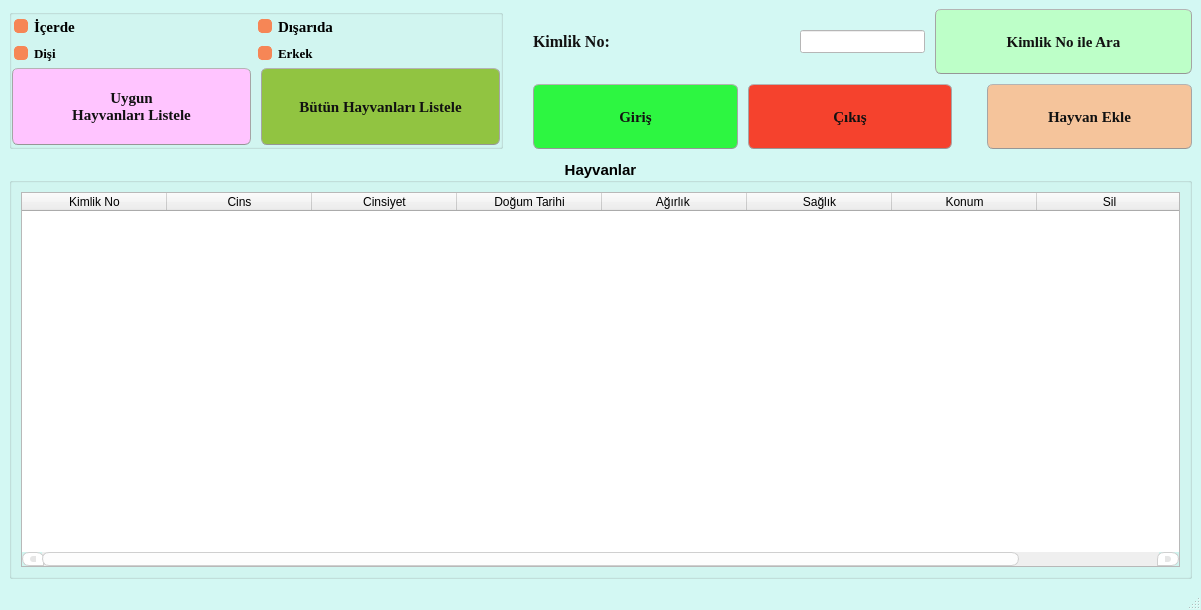
<?xml version="1.0" encoding="UTF-8"?>
<ui version="4.0">
 <class>Anasayfa_MainWindow</class>
 <widget class="QMainWindow" name="Anasayfa_MainWindow">
  <property name="geometry">
   <rect>
    <x>0</x>
    <y>0</y>
    <width>1201</width>
    <height>610</height>
   </rect>
  </property>
  <property name="minimumSize">
   <size>
    <width>0</width>
    <height>25</height>
   </size>
  </property>
  <property name="windowTitle">
   <string>Çiftlik Takip Programı</string>
  </property>
  <property name="styleSheet">
   <string notr="true">/*
Ubuntu Style Sheet for QT Applications
Author: Jaime A. Quiroga P.
Company: GTRONICK
Last updated: 01/10/2021 (dd/mm/yyyy), 15:18.
Available at: https://github.com/GTRONICK/QSS/blob/master/Ubuntu.qss
*/
QMainWindow {
	background-color:rgb(211, 248, 243);
}
QCheckBox {
	padding:2px;
}
QCheckBox:hover {
	border:1px solid rgb(255,150,60);
	border-radius:4px;
	padding: 1px;
	background-color:qlineargradient(spread:pad, x1:0.5, y1:1, x2:0.5, y2:0, stop:0 rgba(190, 90, 50, 50), stop:1 rgba(250, 130, 40, 50));
}
QCheckBox::indicator:checked {
	border:1px solid rgb(246, 134, 86);
	border-radius:4px;
  	background-color:rgb(246, 134, 86)
}
QCheckBox::indicator:unchecked {
	border-width:1px solid rgb(246, 134, 86);
	border-radius:4px;
  	background-color:rgb(255,255,255);
}
QColorDialog {
	background-color:#f0f0f0;
}
QComboBox {
	color:rgb(81,72,65);
	background: #ffffff;
}
QComboBox:editable {
	selection-color:rgb(81,72,65);
	selection-background-color: #ffffff;
}
QComboBox QAbstractItemView {
	selection-color: #ffffff;
	selection-background-color: rgb(246, 134, 86);
}
QComboBox:!editable:on, QComboBox::drop-down:editable:on {
	color:  #1e1d23;	
}
QDateTimeEdit, QDateEdit, QDoubleSpinBox, QFontComboBox {
	color:rgb(81,72,65);
	background-color: #ffffff;
}

QDialog {
	background-color:#f0f0f0;
}

QLabel,QLineEdit {
	color:rgb(17,17,17);
}
QLineEdit {
	background-color:rgb(255,255,255);
	selection-background-color:rgb(236,116,64);
}
QMenuBar {
	color:rgb(223,219,210);
	background-color:rgb(65,64,59);
}
QMenuBar::item {
	padding-top:4px;
	padding-left:4px;
	padding-right:4px;
	color:rgb(223,219,210);
	background-color:rgb(65,64,59);
}
QMenuBar::item:selected {
	color:rgb(255,255,255);
	padding-top:2px;
	padding-left:2px;
	padding-right:2px;
	border-top-width:2px;
	border-left-width:2px;
	border-right-width:2px;
	border-top-right-radius:4px;
	border-top-left-radius:4px;
	border-style:solid;
	background-color:rgb(65,64,59);
	border-top-color: rgb(47,47,44);
	border-right-color: qlineargradient(spread:pad, x1:0, y1:1, x2:1, y2:0, stop:0 rgba(90, 87, 78, 255), stop:1 rgba(47,47,44, 255));
	border-left-color:  qlineargradient(spread:pad, x1:1, y1:0, x2:0, y2:0, stop:0 rgba(90, 87, 78, 255), stop:1 rgba(47,47,44, 255));
}
QMenu {
	color:rgb(223,219,210);
	background-color:rgb(65,64,59);
}
QMenu::item {
	color:rgb(223,219,210);
	padding:4px 10px 4px 20px;
}
QMenu::item:selected {
	color:rgb(255,255,255);
	background-color: qlineargradient(spread:pad, x1:0.5, y1:1, x2:0.5, y2:0, stop:0 rgba(225, 108, 54, 255), stop:1 rgba(246, 134, 86, 255));
	border-style:solid;
	border-width:3px;
	padding:4px 7px 4px 17px;
	border-bottom-color:qlineargradient(spread:pad, x1:0.5, y1:1, x2:0.5, y2:0, stop:0 rgba(175,85,48,255), stop:1 rgba(236,114,67, 255));
	border-top-color:qlineargradient(spread:pad, x1:0.5, y1:1, x2:0.5, y2:0, stop:0 rgba(253,156,113,255), stop:1 rgba(205,90,46, 255));
	border-right-color:qlineargradient(spread:pad, x1:0, y1:0.5, x2:1, y2:0.5, stop:0 rgba(253,156,113,255), stop:1 rgba(205,90,46, 255));
	border-left-color:qlineargradient(spread:pad, x1:1, y1:0.5, x2:0, y2:0.5, stop:0 rgba(253,156,113,255), stop:1 rgba(205,90,46, 255));
}
QPlainTextEdit {
	border: 1px solid transparent;
	color:rgb(17,17,17);
	selection-background-color:rgb(236,116,64);
    background-color: #FFFFFF;
}
QProgressBar {
	text-align: center;
	color: rgb(0, 0, 0);
	border: 1px inset rgb(150,150,150); 
	border-radius: 10px;
	background-color:rgb(221,221,219);
}
QProgressBar::chunk:horizontal {
	background-color: qlineargradient(spread:pad, x1:0.5, y1:1, x2:0.5, y2:0, stop:0 rgba(225, 108, 54, 255), stop:1 rgba(246, 134, 86, 255));
	border:1px solid;
	border-radius:8px;
	border-bottom-color:qlineargradient(spread:pad, x1:0.5, y1:1, x2:0.5, y2:0, stop:0 rgba(175,85,48,255), stop:1 rgba(236,114,67, 255));
	border-top-color:qlineargradient(spread:pad, x1:0.5, y1:1, x2:0.5, y2:0, stop:0 rgba(253,156,113,255), stop:1 rgba(205,90,46, 255));
	border-right-color:qlineargradient(spread:pad, x1:0, y1:0.5, x2:1, y2:0.5, stop:0 rgba(253,156,113,255), stop:1 rgba(205,90,46, 255));
	border-left-color:qlineargradient(spread:pad, x1:1, y1:0.5, x2:0, y2:0.5, stop:0 rgba(253,156,113,255), stop:1 rgba(205,90,46, 255));
}
QPushButton{
	background-color:rgb(65,64,59);
	color:rgb(17,17,17);
	border-width: 1px;
	border-radius: 6px;
	border-bottom-color: rgb(150,150,150);
	border-right-color: rgb(165,165,165);
	border-left-color: rgb(165,165,165);
	border-top-color: rgb(180,180,180);
	border-style: solid;
	padding: 4px;
	background-color: qlineargradient(spread:pad, x1:0.5, y1:1, x2:0.5, y2:0, stop:0 rgba(220, 220, 220, 255), stop:1 rgba(255, 255, 255, 255));
}
QPushButton:hover{
	color:rgb(17,17,17);
	border-width: 1px;
	border-radius:6px;
	border-top-color: rgb(255,150,60);
	border-right-color: qlineargradient(spread:pad, x1:0, y1:1, x2:1, y2:0, stop:0 rgba(200, 70, 20, 255), stop:1 rgba(255,150,60, 255));
	border-left-color:  qlineargradient(spread:pad, x1:1, y1:0, x2:0, y2:0, stop:0 rgba(200, 70, 20, 255), stop:1 rgba(255,150,60, 255));
	border-bottom-color: rgb(200,70,20);
	border-style: solid;
	padding: 2px;
	background-color: qlineargradient(spread:pad, x1:0.5, y1:1, x2:0.5, y2:0, stop:0 rgba(220, 220, 220, 255), stop:1 rgba(255, 255, 255, 255));
}
QPushButton:default{
	color:rgb(17,17,17);
	border-width: 1px;
	border-radius:6px;
	border-top-color: rgb(255,150,60);
	border-right-color: qlineargradient(spread:pad, x1:0, y1:1, x2:1, y2:0, stop:0 rgba(200, 70, 20, 255), stop:1 rgba(255,150,60, 255));
	border-left-color:  qlineargradient(spread:pad, x1:1, y1:0, x2:0, y2:0, stop:0 rgba(200, 70, 20, 255), stop:1 rgba(255,150,60, 255));
	border-bottom-color: rgb(200,70,20);
	border-style: solid;
	padding: 2px;
	background-color: qlineargradient(spread:pad, x1:0.5, y1:1, x2:0.5, y2:0, stop:0 rgba(220, 220, 220, 255), stop:1 rgba(255, 255, 255, 255));
}
QPushButton:pressed{
	color:rgb(17,17,17);
	border-width: 1px;
	border-radius: 6px;
	border-width: 1px;
	border-top-color: rgba(255,150,60,200);
	border-right-color: qlineargradient(spread:pad, x1:0, y1:1, x2:1, y2:0, stop:0 rgba(200, 70, 20, 255), stop:1 rgba(255,150,60, 200));
	border-left-color:  qlineargradient(spread:pad, x1:1, y1:0, x2:0, y2:0, stop:0 rgba(200, 70, 20, 255), stop:1 rgba(255,150,60, 200));
	border-bottom-color: rgba(200,70,20,200);
	border-style: solid;
	padding: 2px;
	background-color: qlineargradient(spread:pad, x1:0.5, y1:0, x2:0.5, y2:1, stop:0 rgba(220, 220, 220, 255), stop:1 rgba(255, 255, 255, 255));
}
QPushButton:disabled{
	color:rgb(174,167,159);
	border-width: 1px;
	border-radius: 6px;
	background-color: qlineargradient(spread:pad, x1:0.5, y1:1, x2:0.5, y2:0, stop:0 rgba(200, 200, 200, 255), stop:1 rgba(230, 230, 230, 255));
}
QRadioButton {
	padding: 1px;
}
QRadioButton::indicator:checked {
	height: 10px;
	width: 10px;
	border-style:solid;
	border-radius:5px;
	border-width: 1px;
	border-color: rgba(246, 134, 86, 255);
	color: #a9b7c6;
	background-color:rgba(246, 134, 86, 255);
}
QRadioButton::indicator:!checked {
	height: 10px;
	width: 10px;
	border-style:solid;
	border-radius:5px;
	border-width: 1px;
	border-color: rgb(246, 134, 86);
	color: #a9b7c6;
	background-color: transparent;
}
QScrollArea {
	color: white;
	background-color:#f0f0f0;
}
QSlider::groove {
	border-style: solid;
	border-width: 1px;
	border-color: rgb(207,207,207);
}
QSlider::groove:horizontal {
	height: 5px;
	background: rgb(246, 134, 86);
}
QSlider::groove:vertical {
	width: 5px;
	background: rgb(246, 134, 86);
}
QSlider::handle:horizontal {
	background: rgb(253,253,253);
	border-style: solid;
	border-width: 1px;
	border-color: rgb(207,207,207);
	width: 12px;
	margin: -5px 0;
	border-radius: 7px;
}
QSlider::handle:vertical {
	background: rgb(253,253,253);
	border-style: solid;
	border-width: 1px;
	border-color: rgb(207,207,207);
	height: 12px;
	margin: 0 -5px;
	border-radius: 7px;
}
QSlider::add-page:horizontal, QSlider::add-page:vertical {
 	background: white;
}
QSlider::sub-page:horizontal, QSlider::sub-page:vertical {
	background: rgb(246, 134, 86);
}
QStatusBar, QSpinBox {
	color:rgb(81,72,65);
}
QSpinBox {
	background-color: #ffffff;
}
QScrollBar:horizontal {
	max-height: 20px;
	border: 1px transparent;
	margin: 0px 20px 0px 20px;
}
QScrollBar::handle:horizontal {
	background: rgb(253,253,253);
	border: 1px solid rgb(207,207,207);
	border-radius: 7px;
	min-width: 25px;
}
QScrollBar::handle:horizontal:hover {
	background: rgb(253,253,253);
	border: 1px solid rgb(255,150,60);
	border-radius: 7px;
	min-width: 25px;
}
QScrollBar::add-line:horizontal {
  	border: 1px solid rgb(207,207,207);
  	border-top-right-radius: 7px;
  	border-top-left-radius: 7px;
  	border-bottom-right-radius: 7px;
  	background: rgb(255, 255, 255);
  	width: 20px;
  	subcontrol-position: right;
  	subcontrol-origin: margin;
}
QScrollBar::add-line:horizontal:hover {
  	border: 1px solid rgb(255,150,60);
  	border-top-right-radius: 7px;
  	border-top-left-radius: 7px;
  	border-bottom-right-radius: 7px;
  	background: rgb(255, 255, 255);
  	width: 20px;
  	subcontrol-position: right;
  	subcontrol-origin: margin;
}
QScrollBar::add-line:horizontal:pressed {
  	border: 1px solid grey;
  	border-top-left-radius: 7px;
  	border-top-right-radius: 7px;
  	border-bottom-right-radius: 7px;
  	background: rgb(231,231,231);
  	width: 20px;
  	subcontrol-position: right;
  	subcontrol-origin: margin;
}
QScrollBar::sub-line:horizontal {
  	border: 1px solid rgb(207,207,207);
  	border-top-right-radius: 7px;
  	border-top-left-radius: 7px;
  	border-bottom-left-radius: 7px;
  	background: rgb(255, 255, 255);
  	width: 20px;
  	subcontrol-position: left;
  	subcontrol-origin: margin;
}
QScrollBar::sub-line:horizontal:hover {
  	border: 1px solid rgb(255,150,60);
  	border-top-right-radius: 7px;
  	border-top-left-radius: 7px;
  	border-bottom-left-radius: 7px;
  	background: rgb(255, 255, 255);
  	width: 20px;
  	subcontrol-position: left;
  	subcontrol-origin: margin;
}
QScrollBar::sub-line:horizontal:pressed {
  	border: 1px solid grey;
  	border-top-right-radius: 7px;
  	border-top-left-radius: 7px;
  	border-bottom-left-radius: 7px;
  	background: rgb(231,231,231);
  	width: 20px;
  	subcontrol-position: left;
  	subcontrol-origin: margin;
}
QScrollBar::left-arrow:horizontal {
  	border: 1px transparent grey;
  	border-top-left-radius: 3px;
  	border-bottom-left-radius: 3px;
  	width: 6px;
  	height: 6px;
  	background: rgb(230,230,230);
}
QScrollBar::right-arrow:horizontal {
	border: 1px transparent grey;
	border-top-right-radius: 3px;
	border-bottom-right-radius: 3px;
  	width: 6px;
  	height: 6px;
 	background: rgb(230,230,230);
}
QScrollBar::add-page:horizontal, QScrollBar::sub-page:horizontal {
 	background: none;
} 
QScrollBar:vertical {
	max-width: 20px;
	border: 1px transparent grey;
	margin: 20px 0px 20px 0px;
}
QScrollBar::add-line:vertical {
	border: 1px solid;
	border-color: rgb(207,207,207);
	border-bottom-right-radius: 7px;
	border-bottom-left-radius: 7px;
	border-top-left-radius: 7px;
	background: rgb(255, 255, 255);
  	height: 20px;
  	subcontrol-position: bottom;
  	subcontrol-origin: margin;
}
QScrollBar::add-line:vertical:hover {
  	border: 1px solid;
  	border-color: rgb(255,150,60);
  	border-bottom-right-radius: 7px;
  	border-bottom-left-radius: 7px;
  	border-top-left-radius: 7px;
  	background: rgb(255, 255, 255);
  	height: 20px;
  	subcontrol-position: bottom;
  	subcontrol-origin: margin;
}
QScrollBar::add-line:vertical:pressed {
  	border: 1px solid grey;
  	border-bottom-left-radius: 7px;
  	border-bottom-right-radius: 7px;
  	border-top-left-radius: 7px;
  	background: rgb(231,231,231);
  	height: 20px;
  	subcontrol-position: bottom;
  	subcontrol-origin: margin;
}
QScrollBar::sub-line:vertical {
  	border: 1px solid rgb(207,207,207);
  	border-top-right-radius: 7px;
  	border-top-left-radius: 7px;
  	border-bottom-left-radius: 7px;
  	background: rgb(255, 255, 255);
  	height: 20px;
  	subcontrol-position: top;
  	subcontrol-origin: margin;
}
QScrollBar::sub-line:vertical:hover {
  	border: 1px solid rgb(255,150,60);
  	border-top-right-radius: 7px;
  	border-top-left-radius: 7px;
  	border-bottom-left-radius: 7px;
	background: rgb(255, 255, 255);
  	height: 20px;
  	subcontrol-position: top;
  	subcontrol-origin: margin;
}
QScrollBar::sub-line:vertical:pressed {
  	border: 1px solid grey;
  	border-top-left-radius: 7px;
  	border-top-right-radius: 7px;
  	background: rgb(231,231,231);
 	height: 20px;
  	subcontrol-position: top;
  	subcontrol-origin: margin;
}
QScrollBar::handle:vertical {
	background: rgb(253,253,253);
	border: 1px solid rgb(207,207,207);
	border-radius: 7px;
	min-height: 25px;
}
QScrollBar::handle:vertical:hover {
	background: rgb(253,253,253);
	border: 1px solid rgb(255,150,60);
	border-radius: 7px;
	min-height: 25px;
}
QScrollBar::up-arrow:vertical {
	border: 1px transparent grey;
  	border-top-left-radius: 3px;
	border-top-right-radius: 3px;
  	width: 6px;
  	height: 6px;
  	background: rgb(230,230,230);
}
QScrollBar::down-arrow:vertical {
  	border: 1px transparent grey;
  	border-bottom-left-radius: 3px;
  	border-bottom-right-radius: 3px;
  	width: 6px;
  	height: 6px;
  	background: rgb(230,230,230);
}
QScrollBar::add-page:vertical, QScrollBar::sub-page:vertical {
  	background: none;
}
QTabWidget {
	color:rgb(0,0,0);
	background-color:rgb(247,246,246);
}
QTabWidget::pane {
	border-color: rgb(180,180,180);
	background-color:rgb(247,246,246);
	border-style: solid;
	border-width: 1px;
  	border-radius: 6px;
}
QTabBar::tab {
	padding-left:4px;
	padding-right:4px;
	padding-bottom:2px;
	padding-top:2px;
	color:rgb(81,72,65);
  	background-color: qlineargradient(spread:pad, x1:0.5, y1:1, x2:0.5, y2:0, stop:0 rgba(221,218,217,255), stop:1 rgba(240,239,238,255));
	border-style: solid;
	border-width: 1px;
  	border-top-right-radius:4px;
	border-top-left-radius:4px;
	border-top-color: rgb(180,180,180);
	border-left-color: rgb(180,180,180);
	border-right-color: rgb(180,180,180);
	border-bottom-color: transparent;
}
QTabBar::tab:selected, QTabBar::tab:last:selected, QTabBar::tab:hover {
  	background-color:rgb(247,246,246);
  	margin-left: 0px;
  	margin-right: 1px;
}
QTabBar::tab:!selected {
	margin-top: 1px;
	margin-right: 1px;
}
QTextEdit {
	border-width: 1px;
	border-style: solid;
	border-color:transparent;
	color:rgb(17,17,17);
	selection-background-color:rgb(236,116,64);
}
QTimeEdit, QToolBox, QToolBox::tab, QToolBox::tab:selected {
	color:rgb(81,72,65);
	background-color: #ffffff;
}</string>
  </property>
  <widget class="QWidget" name="centralwidget">
   <layout class="QGridLayout" name="gridLayout_3">
    <item row="0" column="0">
     <layout class="QVBoxLayout" name="verticalLayout_6" stretch="1,3">
      <property name="spacing">
       <number>10</number>
      </property>
      <item>
       <layout class="QHBoxLayout" name="horizontalLayout_7" stretch="3,0,4">
        <item>
         <layout class="QVBoxLayout" name="verticalLayout_2">
          <item>
           <widget class="QGroupBox" name="groupBox">
            <property name="font">
             <font>
              <pointsize>9</pointsize>
             </font>
            </property>
            <property name="styleSheet">
             <string notr="true"/>
            </property>
            <property name="title">
             <string/>
            </property>
            <layout class="QGridLayout" name="gridLayout">
             <property name="leftMargin">
              <number>0</number>
             </property>
             <property name="topMargin">
              <number>0</number>
             </property>
             <property name="rightMargin">
              <number>0</number>
             </property>
             <property name="bottomMargin">
              <number>1</number>
             </property>
             <property name="horizontalSpacing">
              <number>0</number>
             </property>
             <property name="verticalSpacing">
              <number>5</number>
             </property>
             <item row="2" column="0">
              <layout class="QHBoxLayout" name="horizontalLayout">
               <item>
                <widget class="QPushButton" name="uygunHayvanListele_pushButton">
                 <property name="sizePolicy">
                  <sizepolicy hsizetype="Minimum" vsizetype="Expanding">
                   <horstretch>0</horstretch>
                   <verstretch>0</verstretch>
                  </sizepolicy>
                 </property>
                 <property name="font">
                  <font>
                   <family>Times New Roman</family>
                   <pointsize>11</pointsize>
                   <weight>75</weight>
                   <bold>true</bold>
                  </font>
                 </property>
                 <property name="styleSheet">
                  <string notr="true">background-color:rgb(255, 196, 255)</string>
                 </property>
                 <property name="text">
                  <string>Uygun 
Hayvanları Listele</string>
                 </property>
                </widget>
               </item>
               <item>
                <spacer name="horizontalSpacer">
                 <property name="orientation">
                  <enum>Qt::Horizontal</enum>
                 </property>
                 <property name="sizeType">
                  <enum>QSizePolicy::Fixed</enum>
                 </property>
                 <property name="sizeHint" stdset="0">
                  <size>
                   <width>10</width>
                   <height>20</height>
                  </size>
                 </property>
                </spacer>
               </item>
               <item>
                <widget class="QPushButton" name="butunHayvanlariListele_pushButton">
                 <property name="sizePolicy">
                  <sizepolicy hsizetype="Minimum" vsizetype="Expanding">
                   <horstretch>0</horstretch>
                   <verstretch>0</verstretch>
                  </sizepolicy>
                 </property>
                 <property name="font">
                  <font>
                   <family>Times New Roman</family>
                   <pointsize>11</pointsize>
                   <weight>75</weight>
                   <bold>true</bold>
                  </font>
                 </property>
                 <property name="styleSheet">
                  <string notr="true">background-color:rgb(145, 196, 65)</string>
                 </property>
                 <property name="text">
                  <string>Bütün Hayvanları Listele</string>
                 </property>
                </widget>
               </item>
              </layout>
             </item>
             <item row="0" column="0">
              <layout class="QHBoxLayout" name="horizontalLayout_8">
               <item>
                <widget class="QCheckBox" name="icerde_checkBox">
                 <property name="font">
                  <font>
                   <family>Times New Roman</family>
                   <pointsize>11</pointsize>
                   <weight>75</weight>
                   <bold>true</bold>
                  </font>
                 </property>
                 <property name="text">
                  <string>İçerde</string>
                 </property>
                 <property name="checked">
                  <bool>true</bool>
                 </property>
                </widget>
               </item>
               <item>
                <widget class="QCheckBox" name="disarida_checkBox">
                 <property name="font">
                  <font>
                   <family>Times New Roman</family>
                   <pointsize>11</pointsize>
                   <weight>75</weight>
                   <bold>true</bold>
                  </font>
                 </property>
                 <property name="text">
                  <string>Dışarıda</string>
                 </property>
                 <property name="checked">
                  <bool>true</bool>
                 </property>
                </widget>
               </item>
              </layout>
             </item>
             <item row="1" column="0">
              <layout class="QHBoxLayout" name="horizontalLayout_9">
               <item>
                <widget class="QCheckBox" name="disi_checkBox">
                 <property name="font">
                  <font>
                   <family>Times New Roman</family>
                   <pointsize>10</pointsize>
                   <weight>75</weight>
                   <bold>true</bold>
                  </font>
                 </property>
                 <property name="text">
                  <string>Dişi</string>
                 </property>
                 <property name="checked">
                  <bool>true</bool>
                 </property>
                </widget>
               </item>
               <item>
                <widget class="QCheckBox" name="erkek_checkBox">
                 <property name="font">
                  <font>
                   <family>Times New Roman</family>
                   <pointsize>10</pointsize>
                   <weight>75</weight>
                   <bold>true</bold>
                  </font>
                 </property>
                 <property name="text">
                  <string>Erkek</string>
                 </property>
                 <property name="checked">
                  <bool>true</bool>
                 </property>
                </widget>
               </item>
              </layout>
             </item>
            </layout>
           </widget>
          </item>
         </layout>
        </item>
        <item>
         <spacer name="horizontalSpacer_2">
          <property name="orientation">
           <enum>Qt::Horizontal</enum>
          </property>
          <property name="sizeType">
           <enum>QSizePolicy::Fixed</enum>
          </property>
          <property name="sizeHint" stdset="0">
           <size>
            <width>20</width>
            <height>20</height>
           </size>
          </property>
         </spacer>
        </item>
        <item>
         <layout class="QVBoxLayout" name="verticalLayout_4">
          <item>
           <layout class="QHBoxLayout" name="horizontalLayout_5">
            <item>
             <layout class="QVBoxLayout" name="verticalLayout_3">
              <item>
               <layout class="QHBoxLayout" name="horizontalLayout_3">
                <item>
                 <widget class="QLabel" name="label_5">
                  <property name="font">
                   <font>
                    <family>Times New Roman</family>
                    <pointsize>12</pointsize>
                    <weight>75</weight>
                    <bold>true</bold>
                   </font>
                  </property>
                  <property name="text">
                   <string>Kimlik No:</string>
                  </property>
                 </widget>
                </item>
                <item>
                 <widget class="QLineEdit" name="kimlikNo_lineEdit">
                  <property name="sizePolicy">
                   <sizepolicy hsizetype="Fixed" vsizetype="Fixed">
                    <horstretch>0</horstretch>
                    <verstretch>0</verstretch>
                   </sizepolicy>
                  </property>
                  <property name="font">
                   <font>
                    <family>Times New Roman</family>
                    <pointsize>10</pointsize>
                    <weight>75</weight>
                    <bold>true</bold>
                   </font>
                  </property>
                  <property name="inputMethodHints">
                   <set>Qt::ImhNone</set>
                  </property>
                  <property name="inputMask">
                   <string notr="true"/>
                  </property>
                 </widget>
                </item>
                <item>
                 <widget class="QPushButton" name="kimlikNoAra_pushButton">
                  <property name="sizePolicy">
                   <sizepolicy hsizetype="Minimum" vsizetype="Expanding">
                    <horstretch>0</horstretch>
                    <verstretch>0</verstretch>
                   </sizepolicy>
                  </property>
                  <property name="font">
                   <font>
                    <family>Times New Roman</family>
                    <pointsize>11</pointsize>
                    <weight>75</weight>
                    <bold>true</bold>
                   </font>
                  </property>
                  <property name="styleSheet">
                   <string notr="true">background-color:rgb(189, 255, 200)</string>
                  </property>
                  <property name="text">
                   <string>Kimlik No ile Ara</string>
                  </property>
                 </widget>
                </item>
               </layout>
              </item>
             </layout>
            </item>
           </layout>
          </item>
          <item>
           <layout class="QHBoxLayout" name="horizontalLayout_6">
            <item>
             <widget class="QPushButton" name="QrOkut_giris">
              <property name="sizePolicy">
               <sizepolicy hsizetype="Minimum" vsizetype="Expanding">
                <horstretch>0</horstretch>
                <verstretch>0</verstretch>
               </sizepolicy>
              </property>
              <property name="minimumSize">
               <size>
                <width>100</width>
                <height>0</height>
               </size>
              </property>
              <property name="font">
               <font>
                <family>Times New Roman</family>
                <pointsize>11</pointsize>
                <weight>75</weight>
                <bold>true</bold>
               </font>
              </property>
              <property name="styleSheet">
               <string notr="true">background-color:rgb(45, 246, 65)</string>
              </property>
              <property name="text">
               <string>Giriş</string>
              </property>
             </widget>
            </item>
            <item>
             <widget class="QPushButton" name="QrOkut_cikis">
              <property name="sizePolicy">
               <sizepolicy hsizetype="Minimum" vsizetype="Expanding">
                <horstretch>0</horstretch>
                <verstretch>0</verstretch>
               </sizepolicy>
              </property>
              <property name="minimumSize">
               <size>
                <width>100</width>
                <height>0</height>
               </size>
              </property>
              <property name="font">
               <font>
                <family>Times New Roman</family>
                <pointsize>11</pointsize>
                <weight>75</weight>
                <bold>true</bold>
               </font>
              </property>
              <property name="styleSheet">
               <string notr="true">background-color:rgb(245, 66, 45)</string>
              </property>
              <property name="text">
               <string>Çıkış</string>
              </property>
             </widget>
            </item>
            <item>
             <spacer name="horizontalSpacer_9">
              <property name="orientation">
               <enum>Qt::Horizontal</enum>
              </property>
              <property name="sizeType">
               <enum>QSizePolicy::Fixed</enum>
              </property>
              <property name="sizeHint" stdset="0">
               <size>
                <width>25</width>
                <height>45</height>
               </size>
              </property>
             </spacer>
            </item>
            <item>
             <widget class="QPushButton" name="hayvanEkle_pushButton">
              <property name="sizePolicy">
               <sizepolicy hsizetype="Minimum" vsizetype="Expanding">
                <horstretch>0</horstretch>
                <verstretch>0</verstretch>
               </sizepolicy>
              </property>
              <property name="font">
               <font>
                <family>Times New Roman</family>
                <pointsize>11</pointsize>
                <weight>75</weight>
                <bold>true</bold>
               </font>
              </property>
              <property name="styleSheet">
               <string notr="true">background-color:rgb(245, 196, 155)</string>
              </property>
              <property name="text">
               <string>Hayvan Ekle</string>
              </property>
             </widget>
            </item>
           </layout>
          </item>
         </layout>
        </item>
       </layout>
      </item>
      <item>
       <widget class="QGroupBox" name="groupBox_2">
        <property name="font">
         <font>
          <pointsize>11</pointsize>
          <weight>75</weight>
          <bold>true</bold>
         </font>
        </property>
        <property name="title">
         <string>Hayvanlar</string>
        </property>
        <property name="alignment">
         <set>Qt::AlignCenter</set>
        </property>
        <layout class="QGridLayout" name="gridLayout_2">
         <item row="0" column="0">
          <widget class="QTableWidget" name="tableWidget">
           <property name="font">
            <font>
             <family>Times New Roman</family>
             <pointsize>10</pointsize>
             <weight>50</weight>
             <bold>false</bold>
            </font>
           </property>
           <property name="editTriggers">
            <set>QAbstractItemView::NoEditTriggers</set>
           </property>
           <property name="alternatingRowColors">
            <bool>true</bool>
           </property>
           <property name="selectionMode">
            <enum>QAbstractItemView::SingleSelection</enum>
           </property>
           <property name="selectionBehavior">
            <enum>QAbstractItemView::SelectRows</enum>
           </property>
           <property name="showGrid">
            <bool>false</bool>
           </property>
           <property name="gridStyle">
            <enum>Qt::CustomDashLine</enum>
           </property>
           <property name="sortingEnabled">
            <bool>false</bool>
           </property>
           <property name="rowCount">
            <number>0</number>
           </property>
           <attribute name="horizontalHeaderDefaultSectionSize">
            <number>145</number>
           </attribute>
           <attribute name="horizontalHeaderStretchLastSection">
            <bool>true</bool>
           </attribute>
           <attribute name="verticalHeaderVisible">
            <bool>false</bool>
           </attribute>
           <attribute name="verticalHeaderDefaultSectionSize">
            <number>27</number>
           </attribute>
           <attribute name="verticalHeaderMinimumSectionSize">
            <number>20</number>
           </attribute>
           <attribute name="verticalHeaderStretchLastSection">
            <bool>false</bool>
           </attribute>
           <column>
            <property name="text">
             <string>Kimlik No</string>
            </property>
           </column>
           <column>
            <property name="text">
             <string>Cins</string>
            </property>
           </column>
           <column>
            <property name="text">
             <string>Cinsiyet</string>
            </property>
           </column>
           <column>
            <property name="text">
             <string>Doğum Tarihi</string>
            </property>
           </column>
           <column>
            <property name="text">
             <string>Ağırlık </string>
            </property>
           </column>
           <column>
            <property name="text">
             <string>Sağlık</string>
            </property>
           </column>
           <column>
            <property name="text">
             <string>Konum</string>
            </property>
           </column>
           <column>
            <property name="text">
             <string>Sil</string>
            </property>
           </column>
          </widget>
         </item>
        </layout>
       </widget>
      </item>
     </layout>
    </item>
   </layout>
  </widget>
  <widget class="QMenuBar" name="menubar">
   <property name="geometry">
    <rect>
     <x>0</x>
     <y>0</y>
     <width>1201</width>
     <height>25</height>
    </rect>
   </property>
  </widget>
  <widget class="QStatusBar" name="statusbar"/>
 </widget>
 <resources/>
 <connections/>
</ui>
